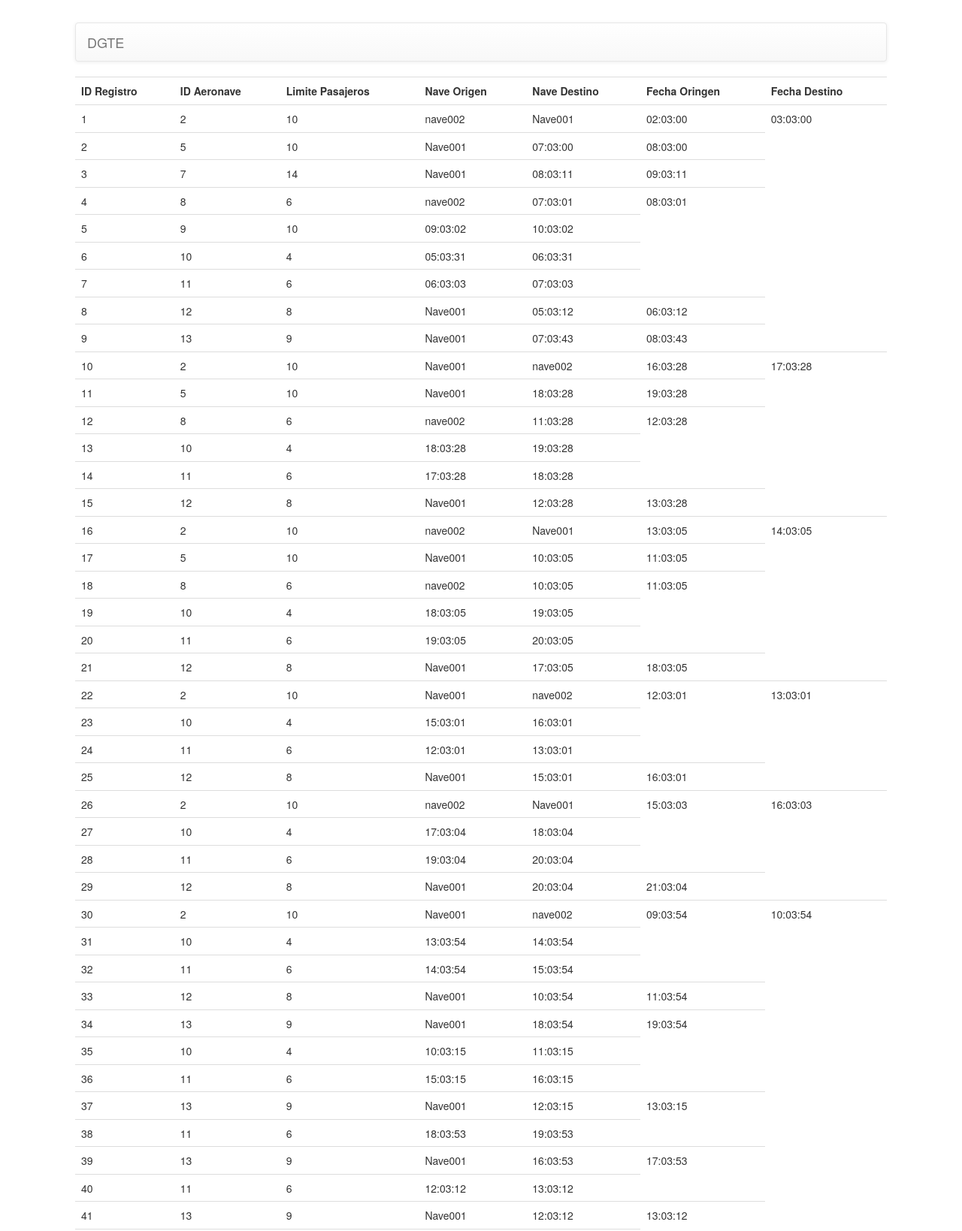
Screenshot of /historico.php (upper part) with the database file from the repository.
### tables this page shows
CREATE TABLE aeronave_historico (id integer primary key not null,id_aeronave integer, limite_pasajeros integer, id_nave_origen integer, id_nave_destino integer, id_estado integer, fecha_origen date, fecha_destino date);

CREATE TABLE nave_nodriza (id integer primary key not null, nombre text);

### bdd/sqlite.php (the view, shortened to what this page needs)
<?php
function db_connect() {
    $db = new DB('bdd/mdd.db');
    return $db;
}
class Aeronave{
    var $DB;
    function conn(){
        $this->DB= db_connect();
    }
  function lista_historico(){
	$query = "select * from aeronave_historico;";
        $result = $this->DB->query($query);
        echo "<table class=\"table table-hover\">";
        echo "<tr>";
	  echo "<td><b>ID Registro</b></td><td><b>ID Aeronave</b></td><td><b>Limite Pasajeros</b></td><td><b>Nave Origen</b></td><td><b>Nave Destino</b></td><td><b>Fecha Oringen</b></td><td><b>Fecha Destino</b></td>";
	echo "</tr>";
        while ($res = $result->fetchArray(SQLITE3_ASSOC)){
	   echo "<tr>";
	    echo "<td>".$res['id']."</td>";
	    echo "<td>".$res['id_aeronave']."</td>";
	    echo "<td>".$res['limite_pasajeros']."</td>";
	    $query1 = "select nave_nodriza.nombre from nave_nodriza where nave_nodriza.id=".$res['id_nave_origen'].";";
	    $result1 = $this->DB->query($query1);
	    if ($res1 = $result1->fetchArray(SQLITE3_ASSOC)){
		    echo "<td>".$res1['nombre']."</td>";
	    }
	    $query2 = "select nave_nodriza.nombre from nave_nodriza where nave_nodriza.id=".$res['id_nave_destino'].";";
	     $result2 = $this->DB->query($query2);
	    if ($res2 = $result2->fetchArray(SQLITE3_ASSOC)){
		    echo "<td>".$res2['nombre']."</td>";
	    }
	    echo "<td>".$res['fecha_origen']."</td>";
	    echo "<td>".$res['fecha_destino']."</td>";
	   echo "<tr>";
        }
        echo "</table>";
  }
}
?>

### lib/init.php (shortened to what this page needs)
<!DOCTYPE html>
<html lang="en">

### lib/menu.php (shortened to what this page needs)
<nav class="navbar navbar-default" role="navigation">
  <div class="container-fluid">
    <div class="navbar-header">
      <a class="navbar-brand" href="index.php">DGTE</a>
    </div>
    </div>
</nav>

### lib/bootstrap.php (shortened to what this page needs)
<link rel="stylesheet" href="bootstrap/css/bootstrap.css">
<link rel="stylesheet" href="bootstrap/css/bootstrap-theme.css">

### historico.php (shortened to what this page needs)
<?php include('lib/init.php'); ?>
<?php include('bdd/sqlite.php'); ?>
<?php include('lib/menu.php'); ?>
<?php
  $aeronave= new Aeronave;
  $aeronave->conn();
  $aeronave->lista_historico();
?>
<?php include('lib/bootstrap.php'); ?>
</html>

### rows the page displays
aeronave_historico: id "1", id_aeronave "2", limite_pasajeros "10", nave_nodriza.nombre "nave002", nave_nodriza.nombre "Nave001", fecha_origen "02:03:00", fecha_destino "03:03:00"
aeronave_historico: id "2", id_aeronave "5", limite_pasajeros "10", nave_nodriza.nombre "Nave001", fecha_origen "07:03:00", fecha_destino "08:03:00"
aeronave_historico: id "3", id_aeronave "7", limite_pasajeros "14", nave_nodriza.nombre "Nave001", fecha_origen "08:03:11", fecha_destino "09:03:11"
aeronave_historico: id "4", id_aeronave "8", limite_pasajeros "6", nave_nodriza.nombre "nave002", fecha_origen "07:03:01", fecha_destino "08:03:01"
aeronave_historico: id "5", id_aeronave "9", limite_pasajeros "10", fecha_origen "09:03:02", fecha_destino "10:03:02"
aeronave_historico: id "6", id_aeronave "10", limite_pasajeros "4", fecha_origen "05:03:31", fecha_destino "06:03:31"
aeronave_historico: id "7", id_aeronave "11", limite_pasajeros "6", fecha_origen "06:03:03", fecha_destino "07:03:03"
aeronave_historico: id "8", id_aeronave "12", limite_pasajeros "8", nave_nodriza.nombre "Nave001", fecha_origen "05:03:12", fecha_destino "06:03:12"
aeronave_historico: id "9", id_aeronave "13", limite_pasajeros "9", nave_nodriza.nombre "Nave001", fecha_origen "07:03:43", fecha_destino "08:03:43"
aeronave_historico: id "10", id_aeronave "2", limite_pasajeros "10", nave_nodriza.nombre "Nave001", nave_nodriza.nombre "nave002", fecha_origen "16:03:28", fecha_destino "17:03:28"
aeronave_historico: id "11", id_aeronave "5", limite_pasajeros "10", nave_nodriza.nombre "Nave001", fecha_origen "18:03:28", fecha_destino "19:03:28"
aeronave_historico: id "12", id_aeronave "8", limite_pasajeros "6", nave_nodriza.nombre "nave002", fecha_origen "11:03:28", fecha_destino "12:03:28"
aeronave_historico: id "13", id_aeronave "10", limite_pasajeros "4", fecha_origen "18:03:28", fecha_destino "19:03:28"
aeronave_historico: id "14", id_aeronave "11", limite_pasajeros "6", fecha_origen "17:03:28", fecha_destino "18:03:28"
aeronave_historico: id "15", id_aeronave "12", limite_pasajeros "8", nave_nodriza.nombre "Nave001", fecha_origen "12:03:28", fecha_destino "13:03:28"
aeronave_historico: id "16", id_aeronave "2", limite_pasajeros "10", nave_nodriza.nombre "nave002", nave_nodriza.nombre "Nave001", fecha_origen "13:03:05", fecha_destino "14:03:05"
aeronave_historico: id "17", id_aeronave "5", limite_pasajeros "10", nave_nodriza.nombre "Nave001", fecha_origen "10:03:05", fecha_destino "11:03:05"
aeronave_historico: id "18", id_aeronave "8", limite_pasajeros "6", nave_nodriza.nombre "nave002", fecha_origen "10:03:05", fecha_destino "11:03:05"
aeronave_historico: id "19", id_aeronave "10", limite_pasajeros "4", fecha_origen "18:03:05", fecha_destino "19:03:05"
aeronave_historico: id "20", id_aeronave "11", limite_pasajeros "6", fecha_origen "19:03:05", fecha_destino "20:03:05"
aeronave_historico: id "21", id_aeronave "12", limite_pasajeros "8", nave_nodriza.nombre "Nave001", fecha_origen "17:03:05", fecha_destino "18:03:05"
aeronave_historico: id "22", id_aeronave "2", limite_pasajeros "10", nave_nodriza.nombre "Nave001", nave_nodriza.nombre "nave002", fecha_origen "12:03:01", fecha_destino "13:03:01"
aeronave_historico: id "23", id_aeronave "10", limite_pasajeros "4", fecha_origen "15:03:01", fecha_destino "16:03:01"
aeronave_historico: id "24", id_aeronave "11", limite_pasajeros "6", fecha_origen "12:03:01", fecha_destino "13:03:01"
aeronave_historico: id "25", id_aeronave "12", limite_pasajeros "8", nave_nodriza.nombre "Nave001", fecha_origen "15:03:01", fecha_destino "16:03:01"
aeronave_historico: id "26", id_aeronave "2", limite_pasajeros "10", nave_nodriza.nombre "nave002", nave_nodriza.nombre "Nave001", fecha_origen "15:03:03", fecha_destino "16:03:03"
aeronave_historico: id "27", id_aeronave "10", limite_pasajeros "4", fecha_origen "17:03:04", fecha_destino "18:03:04"
aeronave_historico: id "28", id_aeronave "11", limite_pasajeros "6", fecha_origen "19:03:04", fecha_destino "20:03:04"
aeronave_historico: id "29", id_aeronave "12", limite_pasajeros "8", nave_nodriza.nombre "Nave001", fecha_origen "20:03:04", fecha_destino "21:03:04"
aeronave_historico: id "30", id_aeronave "2", limite_pasajeros "10", nave_nodriza.nombre "Nave001", nave_nodriza.nombre "nave002", fecha_origen "09:03:54", fecha_destino "10:03:54"
aeronave_historico: id "31", id_aeronave "10", limite_pasajeros "4", fecha_origen "13:03:54", fecha_destino "14:03:54"
aeronave_historico: id "32", id_aeronave "11", limite_pasajeros "6", fecha_origen "14:03:54", fecha_destino "15:03:54"
aeronave_historico: id "33", id_aeronave "12", limite_pasajeros "8", nave_nodriza.nombre "Nave001", fecha_origen "10:03:54", fecha_destino "11:03:54"
aeronave_historico: id "34", id_aeronave "13", limite_pasajeros "9", nave_nodriza.nombre "Nave001", fecha_origen "18:03:54", fecha_destino "19:03:54"
aeronave_historico: id "35", id_aeronave "10", limite_pasajeros "4", fecha_origen "10:03:15", fecha_destino "11:03:15"
aeronave_historico: id "36", id_aeronave "11", limite_pasajeros "6", fecha_origen "15:03:15", fecha_destino "16:03:15"
aeronave_historico: id "37", id_aeronave "13", limite_pasajeros "9", nave_nodriza.nombre "Nave001", fecha_origen "12:03:15", fecha_destino "13:03:15"
aeronave_historico: id "38", id_aeronave "11", limite_pasajeros "6", fecha_origen "18:03:53", fecha_destino "19:03:53"
aeronave_historico: id "39", id_aeronave "13", limite_pasajeros "9", nave_nodriza.nombre "Nave001", fecha_origen "16:03:53", fecha_destino "17:03:53"
aeronave_historico: id "40", id_aeronave "11", limite_pasajeros "6", fecha_origen "12:03:12", fecha_destino "13:03:12"
aeronave_historico: id "41", id_aeronave "13", limite_pasajeros "9", nave_nodriza.nombre "Nave001", fecha_origen "12:03:12", fecha_destino "13:03:12"
